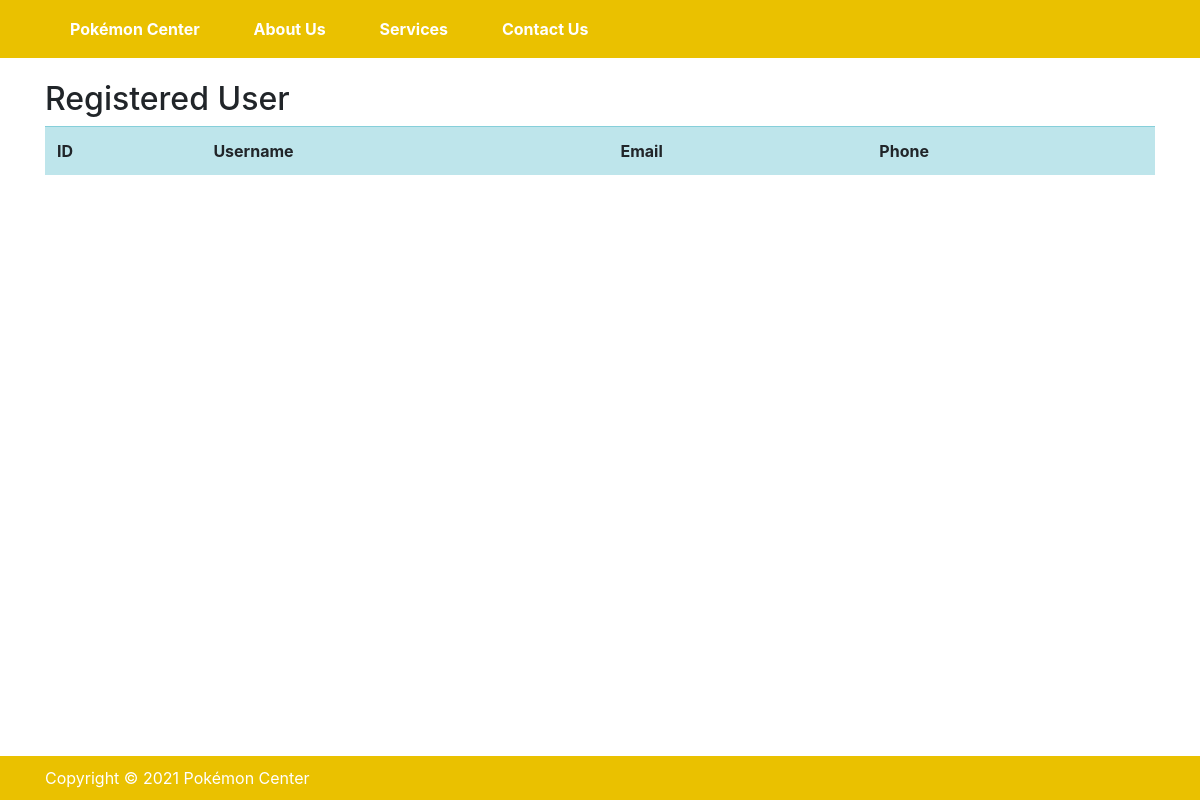
The app's page /userlist (signed in), older data.
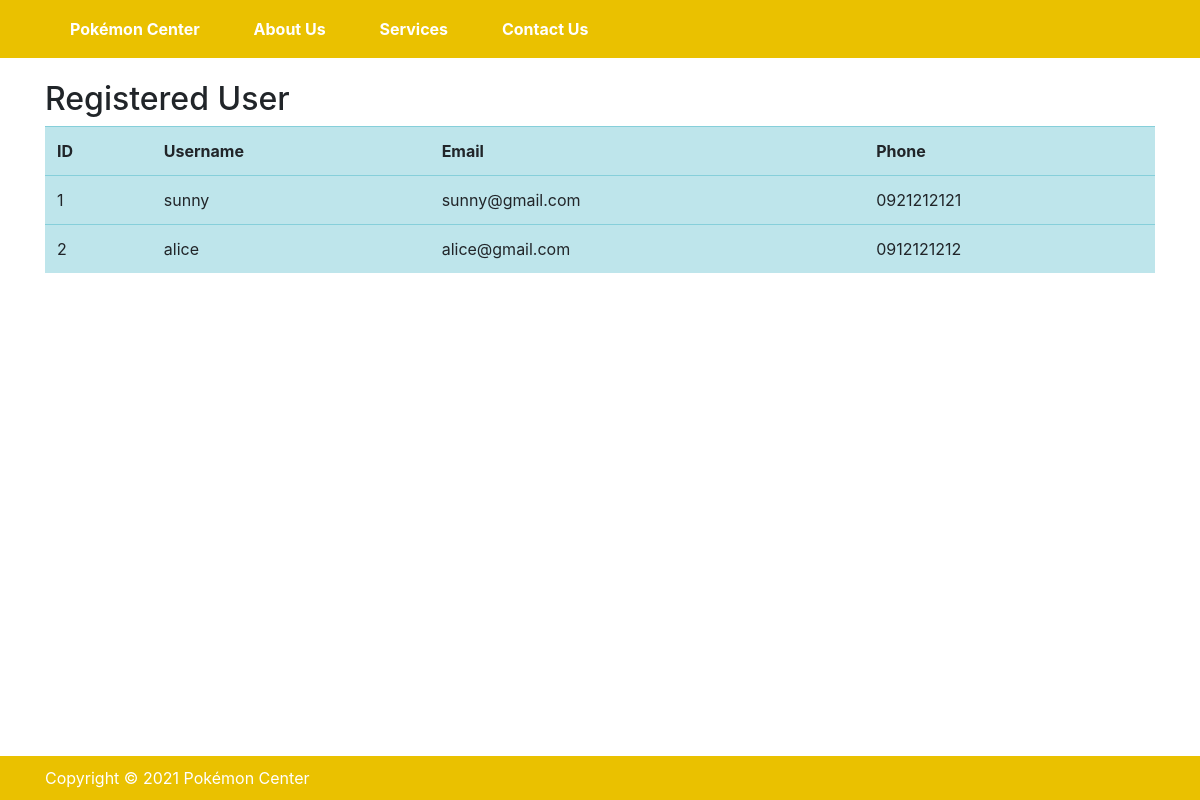
The same page, newer data.
### shop_app/models.py (models this page shows, shortened)
class RegisteredUser(models.Model):
    name = models.CharField(max_length=100)
    email = models.CharField(max_length=100)
    phoneNum = models.CharField(blank=True, null=True, max_length=20)
    password = models.CharField(max_length=30)
    profilePic = models.ImageField(upload_to='profile_pics', default='default.jpeg')

### shop_app/views.py (the view)
# urls.py: path('userlist', views.UserListView.as_view(), name='userlist'),
class UserListView(ListView):
    model = RegisteredUser
    template_name = 'user_data.html'
    context_object_name = 'alldata'

### shop_app/templates/user_data.html (shortened to what this page needs)
{% extends "base.html" %}
    {% block content %}
        <h2>Registered  User</h2>
        {% if request.user.is_superuser or request.user.is_staff %}
            <table class="table table-hover table-info">
                <tr>
                    <th>ID</th>
                    <th>Username</th>
                    <th>Email</th>
                    <th>Phone</th>
                </tr>
                {% for user in alldata %}
                <tr>
                    <td>{{ user.id }}</td>
                    <td>{{ user.name }}</td>
                    <td>{{ user.email }}</td>
                    <td>{{ user.phoneNum }}</td>
                </tr>
                {% endfor %}
            </table>
        {% endif %}
    {% endblock %}

Row changes from the older to the newer data that the page shows:
added RegisteredUser: id "1", name "sunny", email "sunny@gmail.com", phoneNum "0921212121"
added RegisteredUser: id "2", name "alice", email "alice@gmail.com", phoneNum "0912121212"
